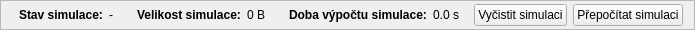
    <widget class="QFrame" name="statusFrame">
     <property name="maximumSize">
      <size>
       <width>16777215</width>
       <height>30</height>
      </size>
     </property>
     <property name="frameShape">
      <enum>QFrame::Shape::StyledPanel</enum>
     </property>
     <property name="frameShadow">
      <enum>QFrame::Shadow::Raised</enum>
     </property>
     <layout class="QHBoxLayout" name="horizontalLayout">
      <property name="spacing">
       <number>6</number>
      </property>
      <property name="leftMargin">
       <number>9</number>
      </property>
      <property name="topMargin">
       <number>2</number>
      </property>
      <property name="bottomMargin">
       <number>2</number>
      </property>
      <item>
       <widget class="QWidget" name="statusLabelWidget" native="true">
        <layout class="QHBoxLayout" name="horizontalLayout_2">
         <property name="topMargin">
          <number>0</number>
         </property>
         <property name="bottomMargin">
          <number>0</number>
         </property>
         <item>
          <widget class="QLabel" name="statusLabelTitle">
           <property name="sizePolicy">
            <sizepolicy hsizetype="Maximum" vsizetype="Preferred">
             <horstretch>0</horstretch>
             <verstretch>0</verstretch>
            </sizepolicy>
           </property>
           <property name="font">
            <font>
             <bold>true</bold>
            </font>
           </property>
           <property name="text">
            <string>Stav simulace:</string>
           </property>
          </widget>
         </item>
         <item>
          <widget class="QLabel" name="statusLabelDisplay">
           <property name="text">
            <string notr="true">-</string>
           </property>
          </widget>
         </item>
        </layout>
       </widget>
      </item>
      <item>
       <widget class="QWidget" name="simulationSizeLabelWidget" native="true">
        <layout class="QHBoxLayout" name="horizontalLayout_4">
         <property name="topMargin">
          <number>0</number>
         </property>
         <property name="bottomMargin">
          <number>0</number>
         </property>
         <item>
          <widget class="QLabel" name="simulationSizeLabelTitle">
           <property name="sizePolicy">
            <sizepolicy hsizetype="Maximum" vsizetype="Preferred">
             <horstretch>0</horstretch>
             <verstretch>0</verstretch>
            </sizepolicy>
           </property>
           <property name="font">
            <font>
             <bold>true</bold>
            </font>
           </property>
           <property name="text">
            <string>Velikost simulace:</string>
           </property>
          </widget>
         </item>
         <item>
          <widget class="QLabel" name="simulationSizeLabelDisplay">
           <property name="text">
            <string notr="true">0 B</string>
           </property>
          </widget>
         </item>
        </layout>
       </widget>
      </item>
      <item>
       <widget class="QWidget" name="simulationTimeLabelWidget" native="true">
        <layout class="QHBoxLayout" name="horizontalLayout_7">
         <property name="topMargin">
          <number>0</number>
         </property>
         <property name="bottomMargin">
          <number>0</number>
         </property>
         <item>
          <widget class="QLabel" name="simulationTimeLabelTitle">
           <property name="sizePolicy">
            <sizepolicy hsizetype="Maximum" vsizetype="Preferred">
             <horstretch>0</horstretch>
             <verstretch>0</verstretch>
            </sizepolicy>
           </property>
           <property name="font">
            <font>
             <bold>true</bold>
            </font>
           </property>
           <property name="text">
            <string>Doba výpočtu simulace:</string>
           </property>
          </widget>
         </item>
         <item>
          <widget class="QLabel" name="simulationTimeLabelDisplay">
           <property name="text">
            <string notr="true">0.0 s</string>
           </property>
          </widget>
         </item>
        </layout>
       </widget>
      </item>
      <item>
       <widget class="QPushButton" name="clearSimulationButton">
        <property name="sizePolicy">
         <sizepolicy hsizetype="Maximum" vsizetype="Fixed">
          <horstretch>0</horstretch>
          <verstretch>0</verstretch>
         </sizepolicy>
        </property>
        <property name="text">
         <string>Vyčistit simulaci</string>
        </property>
       </widget>
      </item>
      <item>
       <widget class="QPushButton" name="resimulateButton">
        <property name="sizePolicy">
         <sizepolicy hsizetype="Maximum" vsizetype="Fixed">
          <horstretch>0</horstretch>
          <verstretch>0</verstretch>
         </sizepolicy>
        </property>
        <property name="text">
         <string>Přepočítat simulaci</string>
        </property>
       </widget>
      </item>
     </layout>
    </widget>
